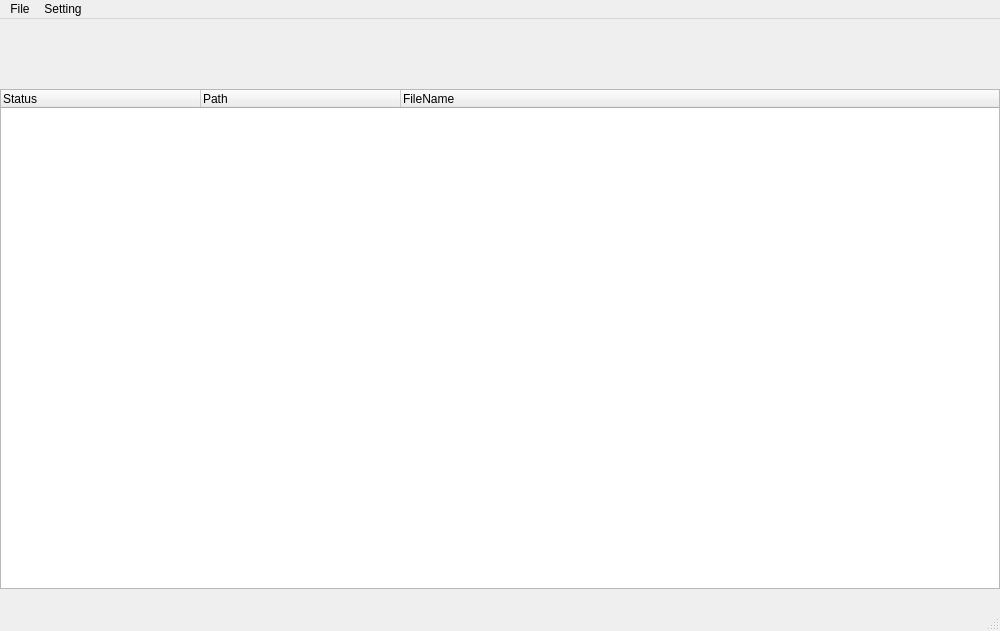
<?xml version="1.0" encoding="UTF-8"?>
<ui version="4.0">
 <class>MainWindow</class>
 <widget class="QMainWindow" name="MainWindow">
  <property name="geometry">
   <rect>
    <x>0</x>
    <y>0</y>
    <width>1000</width>
    <height>631</height>
   </rect>
  </property>
  <property name="windowTitle">
   <string>MainWindow</string>
  </property>
  <widget class="QWidget" name="centralwidget">
   <widget class="QTreeWidget" name="treeWidget">
    <property name="geometry">
     <rect>
      <x>0</x>
      <y>70</y>
      <width>1000</width>
      <height>500</height>
     </rect>
    </property>
    <property name="sizePolicy">
     <sizepolicy hsizetype="Expanding" vsizetype="Expanding">
      <horstretch>0</horstretch>
      <verstretch>0</verstretch>
     </sizepolicy>
    </property>
    <attribute name="headerDefaultSectionSize">
     <number>200</number>
    </attribute>
    <column>
     <property name="text">
      <string>Status</string>
     </property>
     <property name="font">
      <font>
       <kerning>true</kerning>
      </font>
     </property>
    </column>
    <column>
     <property name="text">
      <string>Path</string>
     </property>
    </column>
    <column>
     <property name="text">
      <string>FileName</string>
     </property>
    </column>
    <item>
     <property name="text">
      <string/>
     </property>
     <property name="text">
      <string/>
     </property>
     <property name="text">
      <string/>
     </property>
    </item>
    <item>
     <property name="text">
      <string/>
     </property>
     <property name="text">
      <string/>
     </property>
     <property name="text">
      <string/>
     </property>
    </item>
    <item>
     <property name="text">
      <string/>
     </property>
     <property name="text">
      <string/>
     </property>
     <property name="text">
      <string/>
     </property>
    </item>
   </widget>
  </widget>
  <widget class="QMenuBar" name="menubar">
   <property name="geometry">
    <rect>
     <x>0</x>
     <y>0</y>
     <width>1000</width>
     <height>31</height>
    </rect>
   </property>
   <widget class="QMenu" name="menuFile">
    <property name="title">
     <string>File</string>
    </property>
    <addaction name="actionAdd_Files"/>
    <addaction name="separator"/>
    <addaction name="actionExit_2"/>
   </widget>
   <widget class="QMenu" name="menuSetting">
    <property name="title">
     <string>Setting</string>
    </property>
    <addaction name="actionString_Format"/>
    <addaction name="actionPath_Setting"/>
   </widget>
   <addaction name="menuFile"/>
   <addaction name="menuSetting"/>
  </widget>
  <widget class="QStatusBar" name="statusbar"/>
  <action name="actionAdd_Files">
   <property name="text">
    <string>Add Files</string>
   </property>
  </action>
  <action name="actionExit">
   <property name="text">
    <string>Exit</string>
   </property>
  </action>
  <action name="actionExit_2">
   <property name="text">
    <string>Exit</string>
   </property>
  </action>
  <action name="actionString_Format">
   <property name="text">
    <string>String Format</string>
   </property>
  </action>
  <action name="actionPath_Setting">
   <property name="text">
    <string>Path Setting</string>
   </property>
  </action>
 </widget>
 <resources/>
 <connections/>
</ui>
